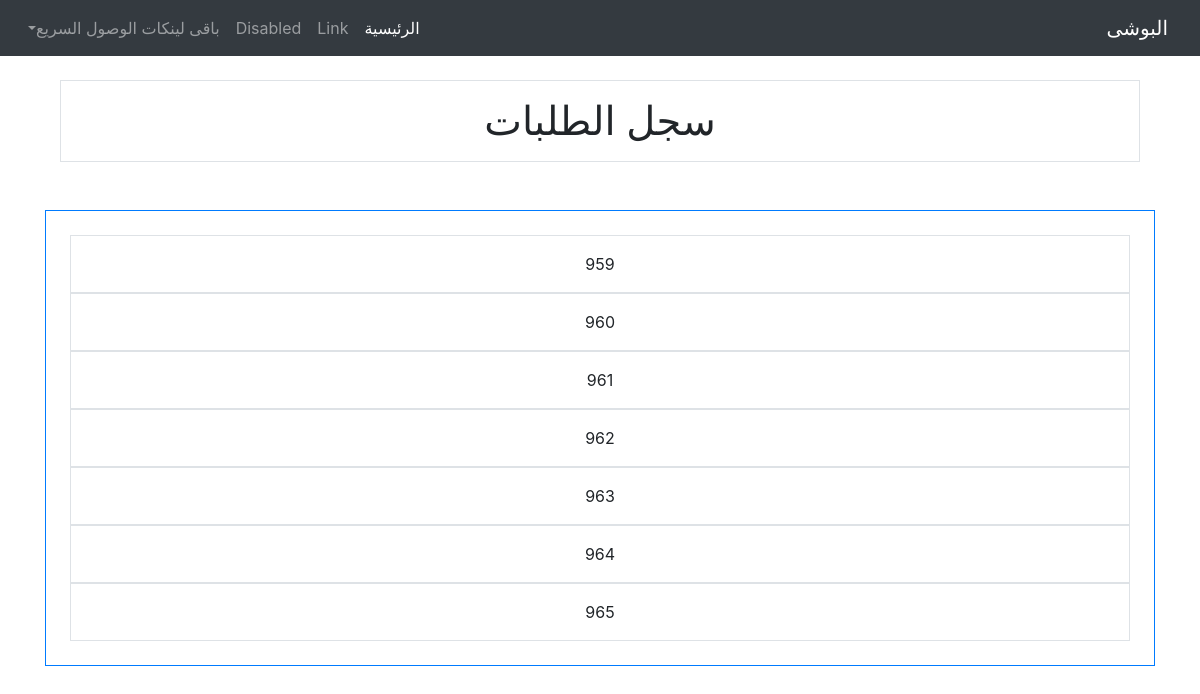
The page /order/list on the database as committed earlier.
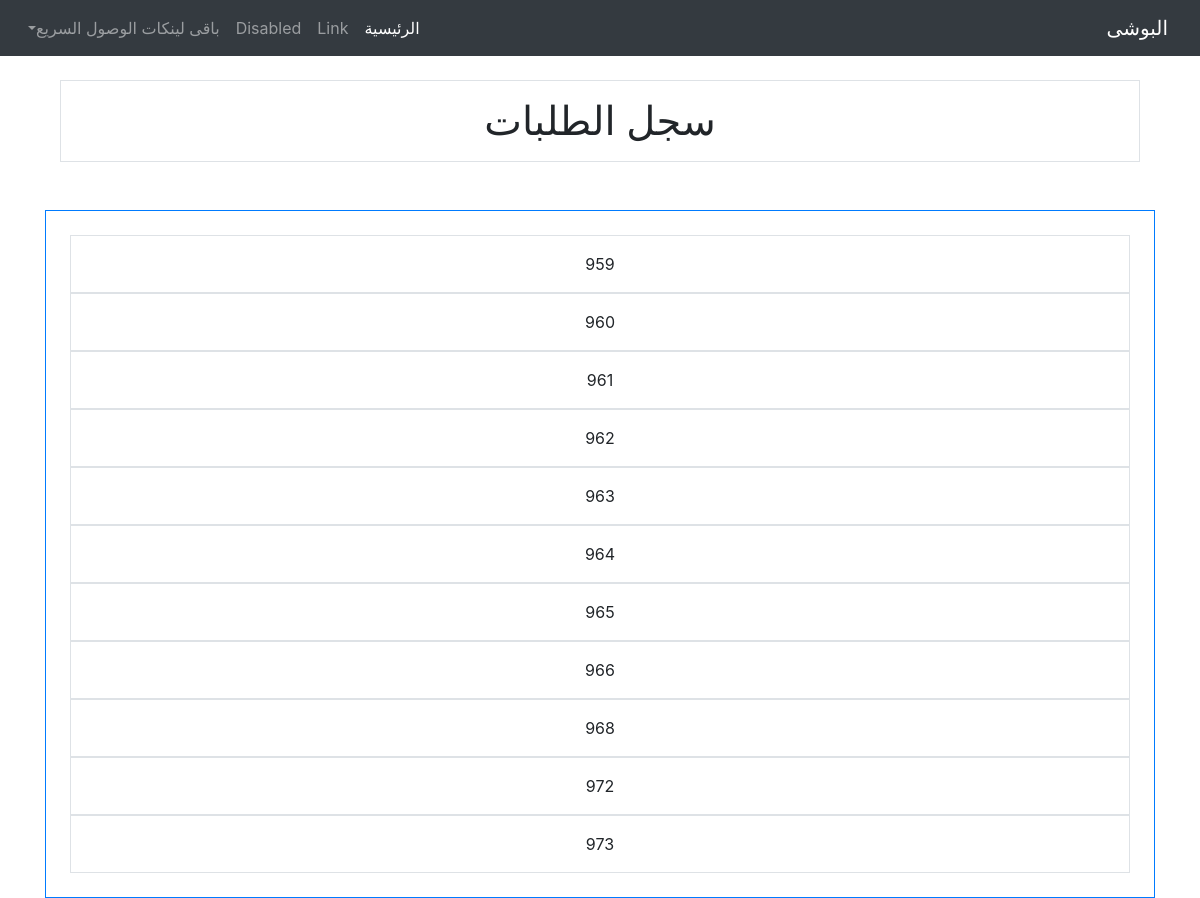
The same page on the database as committed later.
### order/models.py (models this page shows, shortened)
class MasterInvoice( TimeStampMixin,models.Model):
    invoiceType = [
        ('قماش الدكان-رجالى', 'قماش الدكان-رجالى'),
        ('قماش الدكان-حريمى', 'قماش الدكان-حريمى'),
        ('قماش خارجى-رجالى', 'قماش خارجى-رجالى'),
        ('قماش خارجى-حريمى', 'قماش خارجى-حريمى'),
        ('بيع قماش', 'بيع قماش'),
    ]
    clientMI    = models.ForeignKey(Client, related_name='master_invoices', on_delete=models.CASCADE, verbose_name="العميل")
    invoiceType = models.CharField(max_length=35, choices=invoiceType, null=True, blank=True, verbose_name="نوع الطلب", default="قماش الدكان-رجالى")

### client/models.py (models this page shows)
class TimeStampMixin(models.Model):
    created_at      = models.DateTimeField(auto_now_add=True,null=True)
    updated_at      = models.DateTimeField(auto_now=True,null=True)

### order/views.py (the view)
# urls.py: path('list', ordersListView.as_view(), name="list")
class ordersListView(ListView):
    model               =   MasterInvoice
    template_name       =   'order/ordersList.html'
    context_object_name =   'masterInvoices'

### order/templates/order/ordersList.html (shortened to what this page needs)
{% extends "homee/index.html" %}
{% load crispy_forms_tags %}
{% block content %}
<div class="container-fluid text-center m-auto">
    <h1 class="h1 border p-3 mb-5 mt-3">سجل الطلبات</h1>
    <div class="row">
        <div class="col-12 border border-primary p-4">
            {% for masterInvoice in  masterInvoices%}
            <div class="border p-3">
                {{masterInvoice.id}}
            </div>
            {% endfor %}
        </div>
</div>
{% endblock %}

Rows that differ between the two databases and show on the page:
added MasterInvoice: id "966"
added MasterInvoice: id "968"
added MasterInvoice: id "972"
added MasterInvoice: id "973"
